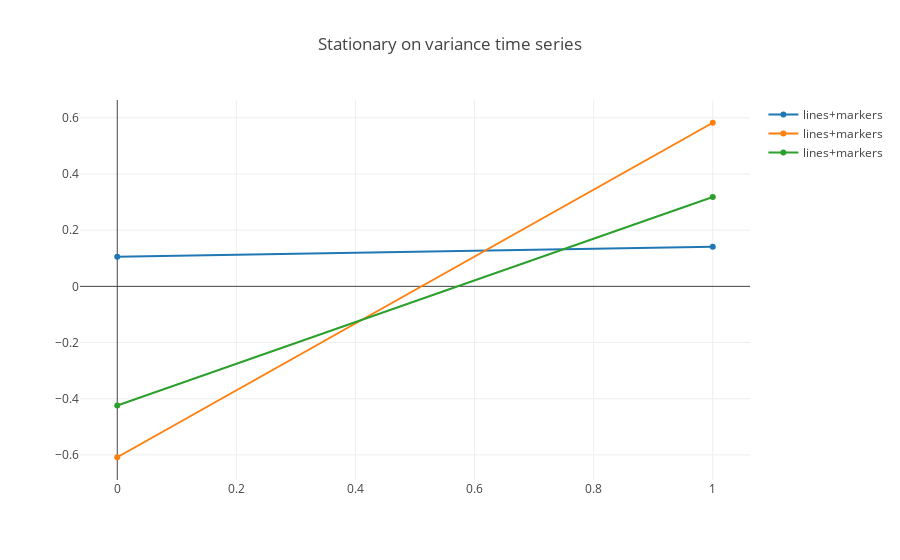

This figure's notebook cell:
### Code cell
# Plot to vizualized differences
trace0 = go.Scatter(
    y = Xnew[0],
    x = np.arange(0, Xnew[0].max()),
    mode = 'lines+markers',
    name = 'lines+markers'
)

trace1 = go.Scatter(
    y = Xnew[2500],
    x = np.arange(0, Xnew[0].max()),
    mode = 'lines+markers',
    name = 'lines+markers'
)

trace2 = go.Scatter(
    y = Xnew[5000],
    x = np.arange(0, Xnew[0].max()),
    mode = 'lines+markers',
    name = 'lines+markers'
)

new_data = [trace0, trace1, trace2]

layout = go.Layout(title='Stationary on variance time series', showlegend=True)
fig = go.Figure(data=new_data, layout=layout)

iplot(fig, filename='show-legend')
